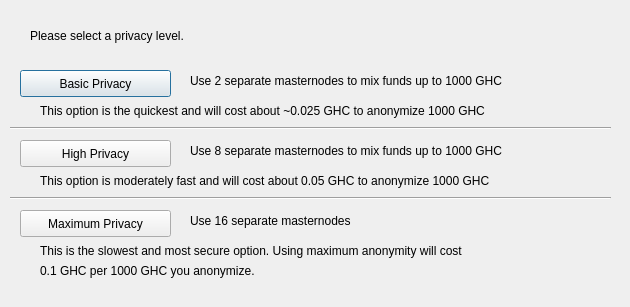
<?xml version="1.0" encoding="UTF-8"?>
<ui version="4.0">
 <class>DarksendConfig</class>
 <widget class="QDialog" name="DarksendConfig">
  <property name="geometry">
   <rect>
    <x>0</x>
    <y>0</y>
    <width>630</width>
    <height>307</height>
   </rect>
  </property>
  <property name="windowTitle">
   <string>Configure Darksend</string>
  </property>
  <widget class="QPushButton" name="buttonBasic">
   <property name="geometry">
    <rect>
     <x>20</x>
     <y>70</y>
     <width>151</width>
     <height>27</height>
    </rect>
   </property>
   <property name="text">
    <string>Basic Privacy</string>
   </property>
  </widget>
  <widget class="QPushButton" name="buttonHigh">
   <property name="geometry">
    <rect>
     <x>20</x>
     <y>140</y>
     <width>151</width>
     <height>27</height>
    </rect>
   </property>
   <property name="text">
    <string>High Privacy</string>
   </property>
  </widget>
  <widget class="QPushButton" name="buttonMax">
   <property name="geometry">
    <rect>
     <x>20</x>
     <y>210</y>
     <width>151</width>
     <height>27</height>
    </rect>
   </property>
   <property name="text">
    <string>Maximum Privacy</string>
   </property>
  </widget>
  <widget class="QLabel" name="label">
   <property name="geometry">
    <rect>
     <x>30</x>
     <y>20</y>
     <width>571</width>
     <height>31</height>
    </rect>
   </property>
   <property name="text">
    <string>Please select a privacy level.</string>
   </property>
  </widget>
  <widget class="QLabel" name="label_2">
   <property name="geometry">
    <rect>
     <x>190</x>
     <y>70</y>
     <width>421</width>
     <height>21</height>
    </rect>
   </property>
   <property name="text">
    <string>Use 2 separate masternodes to mix funds up to 1000 GHC</string>
   </property>
  </widget>
  <widget class="QLabel" name="label_3">
   <property name="geometry">
    <rect>
     <x>190</x>
     <y>140</y>
     <width>411</width>
     <height>21</height>
    </rect>
   </property>
   <property name="text">
    <string>Use 8 separate masternodes to mix funds up to 1000 GHC</string>
   </property>
  </widget>
  <widget class="QLabel" name="label_4">
   <property name="geometry">
    <rect>
     <x>190</x>
     <y>210</y>
     <width>421</width>
     <height>21</height>
    </rect>
   </property>
   <property name="text">
    <string>Use 16 separate masternodes</string>
   </property>
  </widget>
  <widget class="QLabel" name="label_6">
   <property name="geometry">
    <rect>
     <x>40</x>
     <y>100</y>
     <width>561</width>
     <height>21</height>
    </rect>
   </property>
   <property name="text">
    <string>This option is the quickest and will cost about ~0.025 GHC to anonymize 1000 GHC</string>
   </property>
  </widget>
  <widget class="QLabel" name="label_7">
   <property name="geometry">
    <rect>
     <x>40</x>
     <y>170</y>
     <width>561</width>
     <height>21</height>
    </rect>
   </property>
   <property name="text">
    <string>This option is moderately fast and will cost about 0.05 GHC to anonymize 1000 GHC</string>
   </property>
  </widget>
  <widget class="QLabel" name="label_8">
   <property name="geometry">
    <rect>
     <x>40</x>
     <y>240</y>
     <width>561</width>
     <height>21</height>
    </rect>
   </property>
   <property name="text">
    <string>This is the slowest and most secure option. Using maximum anonymity will cost</string>
   </property>
  </widget>
  <widget class="QLabel" name="label_9">
   <property name="geometry">
    <rect>
     <x>40</x>
     <y>260</y>
     <width>561</width>
     <height>21</height>
    </rect>
   </property>
   <property name="text">
    <string>0.1 GHC per 1000 GHC you anonymize.</string>
   </property>
  </widget>
  <widget class="Line" name="line">
   <property name="geometry">
    <rect>
     <x>10</x>
     <y>120</y>
     <width>601</width>
     <height>16</height>
    </rect>
   </property>
   <property name="orientation">
    <enum>Qt::Horizontal</enum>
   </property>
  </widget>
  <widget class="Line" name="line_2">
   <property name="geometry">
    <rect>
     <x>10</x>
     <y>190</y>
     <width>601</width>
     <height>16</height>
    </rect>
   </property>
   <property name="orientation">
    <enum>Qt::Horizontal</enum>
   </property>
  </widget>
 </widget>
 <resources/>
 <connections/>
</ui>
